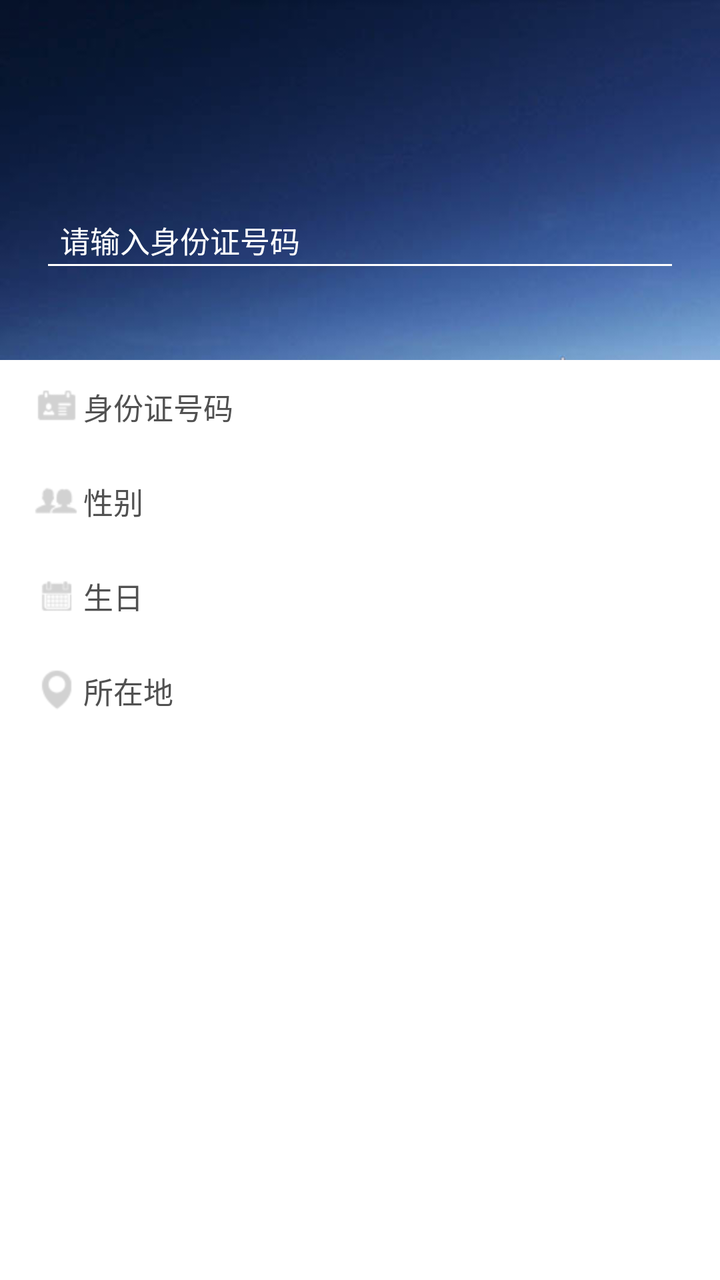
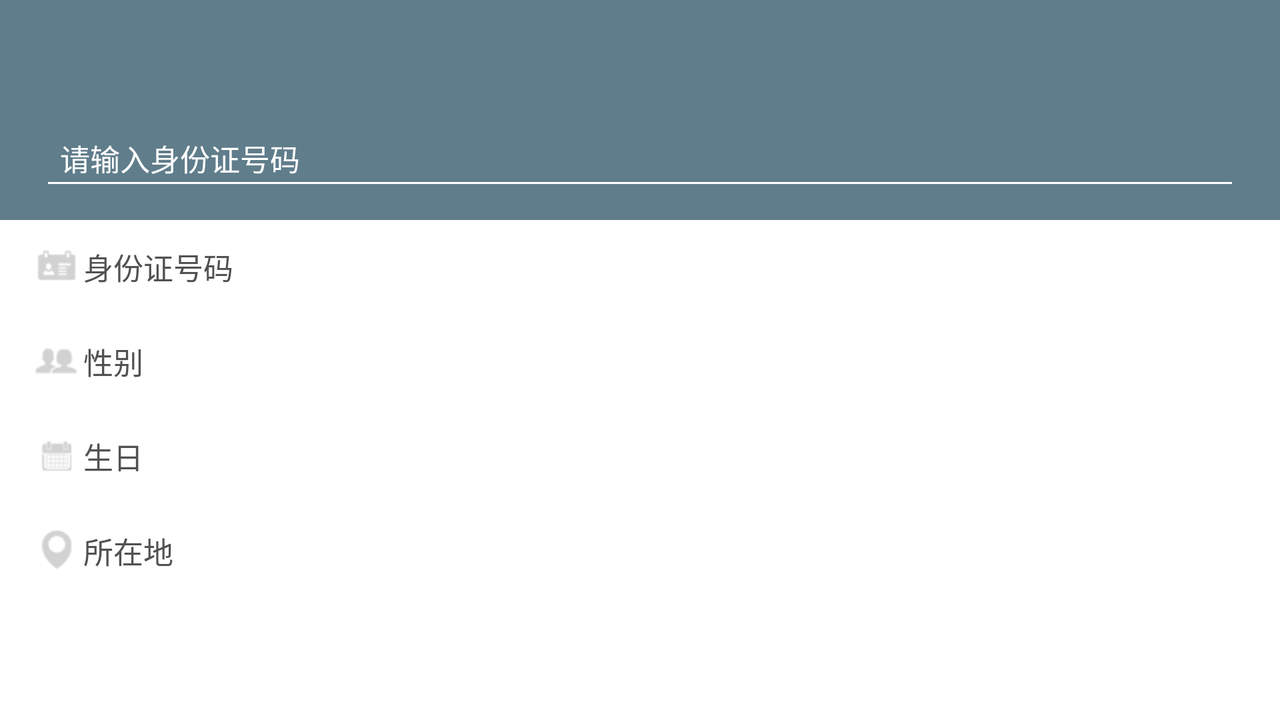

The same Android screen from two of the app's own layout files: first res/layout/ as a phone draws it, then the author's variant for another configuration, drawn on a device whose configuration selects that folder. Both files follow.
<!-- AndroidManifest.xml: application theme SwipeTheme -->
<!-- res/layout/query_idcard_activity.xml -->
<?xml version="1.0" encoding="utf-8"?>
<LinearLayout xmlns:android="http://schemas.android.com/apk/res/android"
    android:layout_width="match_parent"
    android:layout_height="match_parent"
    android:background="@color/blue_gray_500"
    android:orientation="vertical"
    android:fitsSystemWindows="true"
    android:clipToPadding="true">



    <FrameLayout
        android:layout_width="match_parent"
        android:layout_height="wrap_content"

       >


        <ImageView
            android:layout_width="match_parent"
            android:layout_height="wrap_content"
            android:adjustViewBounds="true"
            android:src="@drawable/main3" />

        <android.support.v7.widget.Toolbar
            android:id="@+id/toolbar"
            android:layout_width="match_parent"
            android:layout_height="wrap_content"

            android:minHeight="?attr/actionBarSize" />
        <LinearLayout
            android:layout_width="match_parent"
            android:layout_height="wrap_content"

            android:focusable="true"
            android:layout_marginTop="30dp"
            android:layout_gravity="center_vertical"
            android:focusableInTouchMode="true"
            android:gravity="center_vertical"
            android:paddingBottom="10dp"
            android:paddingLeft="20dp"
            android:paddingRight="20dp"
            android:paddingTop="10dp"
            android:orientation="horizontal" >

            <EditText
                android:id="@+id/et_search"
                android:layout_width="0dp"
                android:layout_weight="1"
                android:layout_height="wrap_content"


                android:hint="请输入身份证号码"
                android:padding="10dp"

                android:textColorHint="@color/white"
                android:backgroundTint="@color/white"
                android:textColor="@color/white"
                android:textSize="15sp" />

            <ImageView
                android:id="@+id/iv_search"
                android:layout_width="wrap_content"
                android:layout_height="wrap_content"

                android:src="@drawable/ic_search_white" />
        </LinearLayout>
    </FrameLayout>

    <TableLayout
        android:layout_width="match_parent"
        android:layout_height="match_parent"
        android:background="@color/white"
        >

        <TableRow
            android:layout_width="match_parent"
            android:layout_height="wrap_content"
            android:background="@color/white"
            android:gravity="center_vertical"
            android:padding="10dp" >

            <TextView
                android:layout_width="wrap_content"
                android:layout_height="wrap_content"
                android:layout_gravity="center_vertical"
                android:layout_marginLeft="5dp"
                android:drawableLeft="@drawable/query_number"
                android:text="身份证号码    "
                android:gravity="center_vertical"
                android:textColor="@color/black_gray"
                android:textSize="15sp" />

            <TextView
                android:id="@+id/tv_number"
                android:layout_width="0dp"
                android:layout_height="wrap_content"
                android:layout_gravity="center_vertical"
                android:layout_marginLeft="5dp"
                android:layout_weight="1"
                android:textColor="@color/black_gray"
                android:textSize="15sp" />
        </TableRow>

        <TableRow
            android:layout_width="match_parent"
            android:layout_height="wrap_content"
            android:layout_marginTop="0.5dp"
            android:background="@color/white"
            android:gravity="center_vertical"
            android:padding="10dp" >

            <TextView
                android:layout_width="wrap_content"
                android:layout_height="wrap_content"
                android:layout_gravity="center_vertical"
                android:layout_marginLeft="5dp"
                android:drawableLeft="@drawable/query_user"
                android:text="性别" android:gravity="center_vertical"
                android:textColor="@color/black_gray"
                android:textSize="15sp" />

            <TextView
                android:id="@+id/tv_gender"
                android:layout_width="0dp"
                android:layout_height="wrap_content"
                android:layout_gravity="center_vertical"
                android:layout_marginLeft="5dp"
                android:layout_weight="1"
                android:textColor="@color/black_gray"
                android:textSize="15sp" />
        </TableRow>

        <TableRow
            android:layout_width="match_parent"
            android:layout_height="wrap_content"
            android:layout_marginTop="0.5dp"
            android:background="@color/white"
            android:gravity="center_vertical"
            android:padding="10dp" >

            <TextView
                android:layout_width="wrap_content"
                android:layout_height="wrap_content"
                android:layout_gravity="center_vertical"
                android:layout_marginLeft="5dp"
                android:drawableLeft="@drawable/query_train_time"
                android:text="生日" android:gravity="center_vertical"
                android:textColor="@color/black_gray"
                android:textSize="15sp" />

            <TextView
                android:id="@+id/tv_birthday"
                android:layout_width="0dp"
                android:layout_height="wrap_content"
                android:layout_gravity="center_vertical"
                android:layout_marginLeft="5dp"
                android:layout_weight="1"
                android:textColor="@color/black_gray"
                android:textSize="15sp" />
        </TableRow>

        <TableRow
            android:layout_width="match_parent"
            android:layout_height="wrap_content"
            android:layout_marginBottom="0.5dp"
            android:layout_marginTop="0.5dp"
            android:background="@color/white"
            android:gravity="center_vertical"
            android:padding="10dp" >

            <TextView
                android:layout_width="wrap_content"
                android:layout_height="wrap_content"
                android:layout_gravity="center_vertical"
                android:layout_marginLeft="5dp"
                android:drawableLeft="@drawable/query_address"
                android:text="所在地" android:gravity="center_vertical"
                android:textColor="@color/black_gray"
                android:textSize="15sp" />

            <TextView
                android:id="@+id/tv_city"
                android:layout_width="0dp"
                android:layout_height="wrap_content"
                android:layout_gravity="center_vertical"
                android:layout_marginLeft="5dp"
                android:layout_weight="1"
                android:textColor="@color/black_gray"
                android:textSize="15sp" />
        </TableRow>
    </TableLayout>


    <FrameLayout
        android:id="@+id/fl_ad"
        android:layout_width="match_parent"
        android:layout_height="match_parent">

        </FrameLayout>

</LinearLayout>
<!-- resources referenced by this layout -->
<resources>
  <color name="black_gray">#515151</color>
  <color name="blue_gray_500">#607d8b</color>
  <color name="white">#ffffffff</color>
  <!-- drawable main3: jpg bitmap (drawable-hdpi, 22059 bytes) -->
  <!-- drawable query_address: png bitmap (drawable-hdpi, 3399 bytes) -->
  <!-- drawable query_number: png bitmap (drawable-hdpi, 3355 bytes) -->
  <!-- drawable query_train_time: png bitmap (drawable-hdpi, 3543 bytes) -->
  <!-- drawable query_user: png bitmap (drawable-hdpi, 3314 bytes) -->
  <style name="SwipeTheme" parent="Theme.AppCompat.Light.NoActionBar">
  
          <item name="android:windowIsTranslucent">true</item>
          <item name="android:windowBackground">@android:color/transparent</item>
          <item name="android:windowAnimationStyle">@style/Animation.Activity.Translucent.Style</item>
      </style>
  <style name="Animation.Activity.Translucent.Style" parent="@android:style/Animation.Translucent">
          <item name="android:windowEnterAnimation">@anim/left_in</item>
          <item name="android:windowExitAnimation">@anim/left_out</item>
      </style>
</resources>
<!-- res/layout-land/query_idcard_activity.xml (the author's variant of the layout above) -->
<!-- drawn on the phone turned sideways -->
<?xml version="1.0" encoding="utf-8"?>
<LinearLayout xmlns:android="http://schemas.android.com/apk/res/android"
    android:layout_width="match_parent"
    android:layout_height="match_parent"
    android:background="@color/blue_gray_500"
    android:orientation="vertical"
    android:fitsSystemWindows="true"
    android:clipToPadding="true">

    <android.support.v7.widget.Toolbar
        android:id="@+id/toolbar"
        android:layout_width="match_parent"
        android:layout_height="wrap_content"

        android:background="@color/blue_gray_500"
        android:minHeight="?attr/actionBarSize" />
    <LinearLayout
        android:layout_width="match_parent"
        android:layout_height="wrap_content"

        android:focusable="true"
        android:background="@color/blue_gray_500"
        android:layout_gravity="center_vertical"
        android:focusableInTouchMode="true"
        android:gravity="center_vertical"
        android:paddingBottom="10dp"
        android:paddingLeft="20dp"
        android:paddingRight="20dp"
        android:paddingTop="10dp"
        android:orientation="horizontal" >

        <EditText
            android:id="@+id/et_search"
            android:layout_width="0dp"
            android:layout_weight="1"
            android:layout_height="wrap_content"


            android:hint="请输入身份证号码"
            android:padding="10dp"

            android:textColorHint="@color/white"
            android:backgroundTint="@color/white"
            android:textColor="@color/white"
            android:textSize="15sp" />

        <ImageView
            android:id="@+id/iv_search"
            android:layout_width="wrap_content"
            android:layout_height="wrap_content"

            android:src="@drawable/ic_search_white" />
    </LinearLayout>



    <TableLayout
        android:layout_width="match_parent"
        android:layout_height="match_parent"
        android:background="@color/white" >

        <TableRow
            android:layout_width="match_parent"
            android:layout_height="wrap_content"
            android:background="@color/white"
            android:gravity="center_vertical"
            android:padding="10dp" >

            <TextView
                android:layout_width="wrap_content"
                android:layout_height="wrap_content"
                android:layout_gravity="center_vertical"
                android:layout_marginLeft="5dp"
                android:drawableLeft="@drawable/query_number"
                android:text="身份证号码    "
                android:gravity="center_vertical"
                android:textColor="@color/black_gray"
                android:textSize="15sp" />

            <TextView
                android:id="@+id/tv_number"
                android:layout_width="0dp"
                android:layout_height="wrap_content"
                android:layout_gravity="center_vertical"
                android:layout_marginLeft="5dp"
                android:layout_weight="1"
                android:textColor="@color/black_gray"
                android:textSize="15sp" />
        </TableRow>

        <TableRow
            android:layout_width="match_parent"
            android:layout_height="wrap_content"
            android:layout_marginTop="0.5dp"
            android:background="@color/white"
            android:gravity="center_vertical"
            android:padding="10dp" >

            <TextView
                android:layout_width="wrap_content"
                android:layout_height="wrap_content"
                android:layout_gravity="center_vertical"
                android:layout_marginLeft="5dp"
                android:drawableLeft="@drawable/query_user"
                android:text="性别" android:gravity="center_vertical"
                android:textColor="@color/black_gray"
                android:textSize="15sp" />

            <TextView
                android:id="@+id/tv_gender"
                android:layout_width="0dp"
                android:layout_height="wrap_content"
                android:layout_gravity="center_vertical"
                android:layout_marginLeft="5dp"
                android:layout_weight="1"
                android:textColor="@color/black_gray"
                android:textSize="15sp" />
        </TableRow>

        <TableRow
            android:layout_width="match_parent"
            android:layout_height="wrap_content"
            android:layout_marginTop="0.5dp"
            android:background="@color/white"
            android:gravity="center_vertical"
            android:padding="10dp" >

            <TextView
                android:layout_width="wrap_content"
                android:layout_height="wrap_content"
                android:layout_gravity="center_vertical"
                android:layout_marginLeft="5dp"
                android:drawableLeft="@drawable/query_train_time"
                android:text="生日" android:gravity="center_vertical"
                android:textColor="@color/black_gray"
                android:textSize="15sp" />

            <TextView
                android:id="@+id/tv_birthday"
                android:layout_width="0dp"
                android:layout_height="wrap_content"
                android:layout_gravity="center_vertical"
                android:layout_marginLeft="5dp"
                android:layout_weight="1"
                android:textColor="@color/black_gray"
                android:textSize="15sp" />
        </TableRow>

        <TableRow
            android:layout_width="match_parent"
            android:layout_height="wrap_content"
            android:layout_marginBottom="0.5dp"
            android:layout_marginTop="0.5dp"
            android:background="@color/white"
            android:gravity="center_vertical"
            android:padding="10dp" >

            <TextView
                android:layout_width="wrap_content"
                android:layout_height="wrap_content"
                android:layout_gravity="center_vertical"
                android:layout_marginLeft="5dp"
                android:drawableLeft="@drawable/query_address"
                android:text="所在地" android:gravity="center_vertical"
                android:textColor="@color/black_gray"
                android:textSize="15sp" />

            <TextView
                android:id="@+id/tv_city"
                android:layout_width="0dp"
                android:layout_height="wrap_content"
                android:layout_gravity="center_vertical"
                android:layout_marginLeft="5dp"
                android:layout_weight="1"
                android:textColor="@color/black_gray"
                android:textSize="15sp" />
        </TableRow>
    </TableLayout>


    <FrameLayout
        android:id="@+id/fl_ad"
        android:layout_width="match_parent"
        android:layout_height="match_parent">

        </FrameLayout>

</LinearLayout>
<!-- resources referenced by the variant -->
<!-- as the phone turned sideways resolves them -->
<resources>
  <color name="black_gray">#515151</color>
  <color name="blue_gray_500">#607d8b</color>
  <color name="white">#ffffffff</color>
  <!-- drawable query_address: png bitmap (drawable-hdpi, 3399 bytes) -->
  <!-- drawable query_number: png bitmap (drawable-hdpi, 3355 bytes) -->
  <!-- drawable query_train_time: png bitmap (drawable-hdpi, 3543 bytes) -->
  <!-- drawable query_user: png bitmap (drawable-hdpi, 3314 bytes) -->
  <style name="SwipeTheme" parent="Theme.AppCompat.Light.NoActionBar">
  
          <item name="android:windowIsTranslucent">true</item>
          <item name="android:windowBackground">@android:color/transparent</item>
          <item name="android:windowAnimationStyle">@style/Animation.Activity.Translucent.Style</item>
      </style>
  <style name="Animation.Activity.Translucent.Style" parent="@android:style/Animation.Translucent">
          <item name="android:windowEnterAnimation">@anim/left_in</item>
          <item name="android:windowExitAnimation">@anim/left_out</item>
      </style>
</resources>
